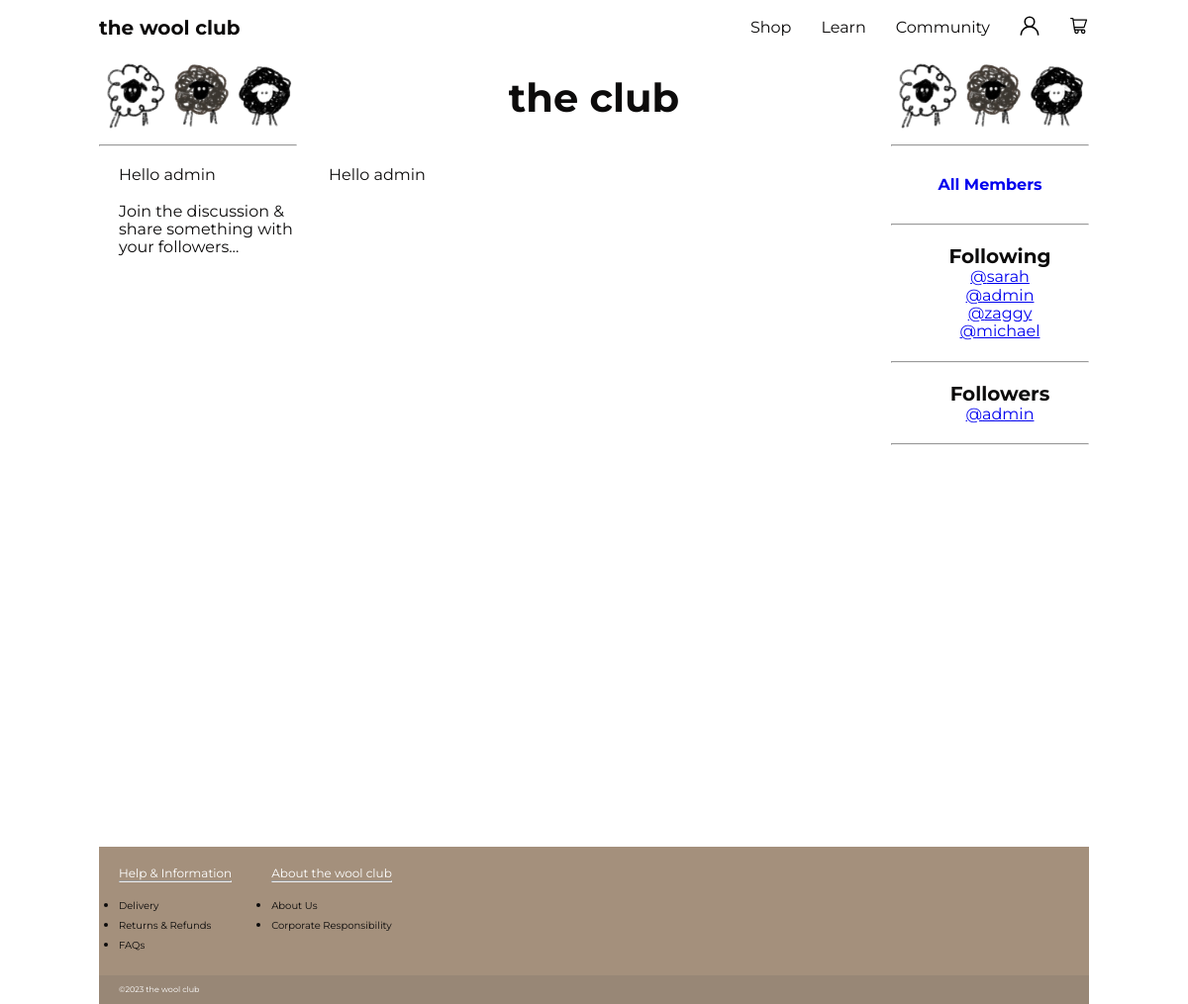
The page /community/the_club/ (signed in) on the database its author committed.
### accounts/models.py (models this page shows)
class UserProfile(models.Model):
    class Skill(models.TextChoices):
        BEGINNER = 'Beginner'
        INTERMEDIATE = 'Intermediate'
        ADVANCED = 'Advanced'
    user = models.OneToOneField(
        User, on_delete=models.CASCADE, related_name="profile")
    attending = models.ManyToManyField(
        Workshop, blank=True, related_name="attending")
    saved = models.ManyToManyField(
        Stitch, blank=True, related_name="saved")
    profile_pic = models.ImageField(default='profile_images/sheep.jpg', upload_to='profile_images/')
    bio = models.TextField(null=True, blank=True)
    first_name = models.TextField(null=True, blank=True)
    last_name = models.TextField(null=True, blank=True)
    skill_level = models.TextField(choices=Skill.choices, default = 'Beginner')
    follows = models.ManyToManyField(
        "self",
        related_name="followed_by",
        symmetrical=False,
        blank=True
    )
    def __str__(self):
        return self.user.username

### community/views.py (the view)
# urls.py: path('the_club/', views.the_club, name="the_club"),
def the_club(request):
    return render(request, 'community/the_club.html')

### templates/community/the_club.html
{% extends 'base.html' %}
{% load static %}
{% block content %}
<section class="club">
<div class="club-side">
    <img class="sheep-image" src="{% static 'images/Logo.png' %}" alt="3 small sheep">
    <hr>
    <div class="follow-club-page">
        <span>Hello {{ user.username }}</span>
        <br>
        <br>
        <span>Join the discussion & share something with your followers...</span>
    </div>
</div>
<div class="Posts-wall wall-background">
<div class="posts-wall-card-title">
    <span>the club</span>
</div>
<div class="card posts-wall-card">
    <span>Hello {{ user.username }}</span>
</div>
</div>
<div class="club-side">
    <img class="sheep-image" src="{% static 'images/Logo.png' %}" alt="3 small sheep">
    <hr>
    <a class="all-members" href="{% url 'profile_list'%}">All Members</a>
    <hr>
    <div class="follow-club-page">
        <span class="follow-title">Following</span>
        {% for following in user.profile.follows.all %}
        <li>
            <a href="{% url 'profile' following.user.id %}">@{{ following|lower }}</a>
        </li>
        {% endfor %}
    </div>
    <hr>
    <div class="follow-club-page">
        <span class="follow-title">Followers</span>
        {% for followers in user.profile.followed_by.all %}
        <li>
            <a href="{% url 'profile' followers.user.id %}">@{{ followers|lower }}</a>
        </li>
        {% endfor %}
    </div>
    <hr>
</div>
</section>
{% endblock content %}

### static/css/style.css (style rules this page uses)
* { margin: 0; padding: 0; box-sizing: border-box; }
body { font-family: "Montserrat", sans-serif; color: #0C0B0B; min-height: 100vh; display: flex; flex-direction: column; }
.background { background-repeat: repeat-y; background-image: url('https://images.pexels.com/photos/317333/pexels-photo-317333.jpeg?auto=compress&cs=tinysrgb&w=1260&h=750&dpr=1'); background-size: 1000px auto; background-position-x: center; background-position-y: center; background-attachment: fixed; }
.container { max-width: 1000px; margin: 0 auto; }
.card { margin: 0.5rem; padding: 1.5rem; background-color: rgba(255, 255, 255, 0.7); border-radius: 0.5rem; box-shadow: var(--shadow-small); display: flex; justify-content: space-between; }
.follow-title { font-weight: bold; font-size: 20px; margin-bottom: 15px; }
.club { display: flex; flex-wrap: wrap; flex-direction: row; }
.club-side { background-color: rgba(255, 255, 255, 0.7); box-shadow: var(--shadow-small); display: flex; flex-wrap: wrap; flex-direction: column; justify-content: left; height: 100vh; width: 20%; }
.Posts-wall { display: flex; flex-wrap: wrap; flex-direction: column; justify-content: left; height: 100%; width: 60%; }
.posts-wall-card { display: flex; flex-wrap: wrap; flex-direction: column; }
.posts-wall-card-title { display: flex; flex-wrap: wrap; flex-direction: column; height: 50px; font-size: 40px; font-weight: bold; text-align: center; margin-top: 20px; margin-bottom: 10px; }
.sheep-image { width: 100%; margin-bottom: 10px; }
.all-members { margin-top: 30px; margin-bottom: 30px; text-align: center; text-decoration: none; font-weight: bold; cursor: pointer; }
.follow-club-page { margin-top: 20px; margin-bottom: 20px; list-style-type: none; justify-items: center; margin-left: 20px; }

### rows shown on the page
UserProfile: user.username "sarah"
UserProfile: user.username "admin"
UserProfile: user.username "zaggy"
UserProfile: user.username "michael"

### other values the page prints
{{ user.username }} "admin"
